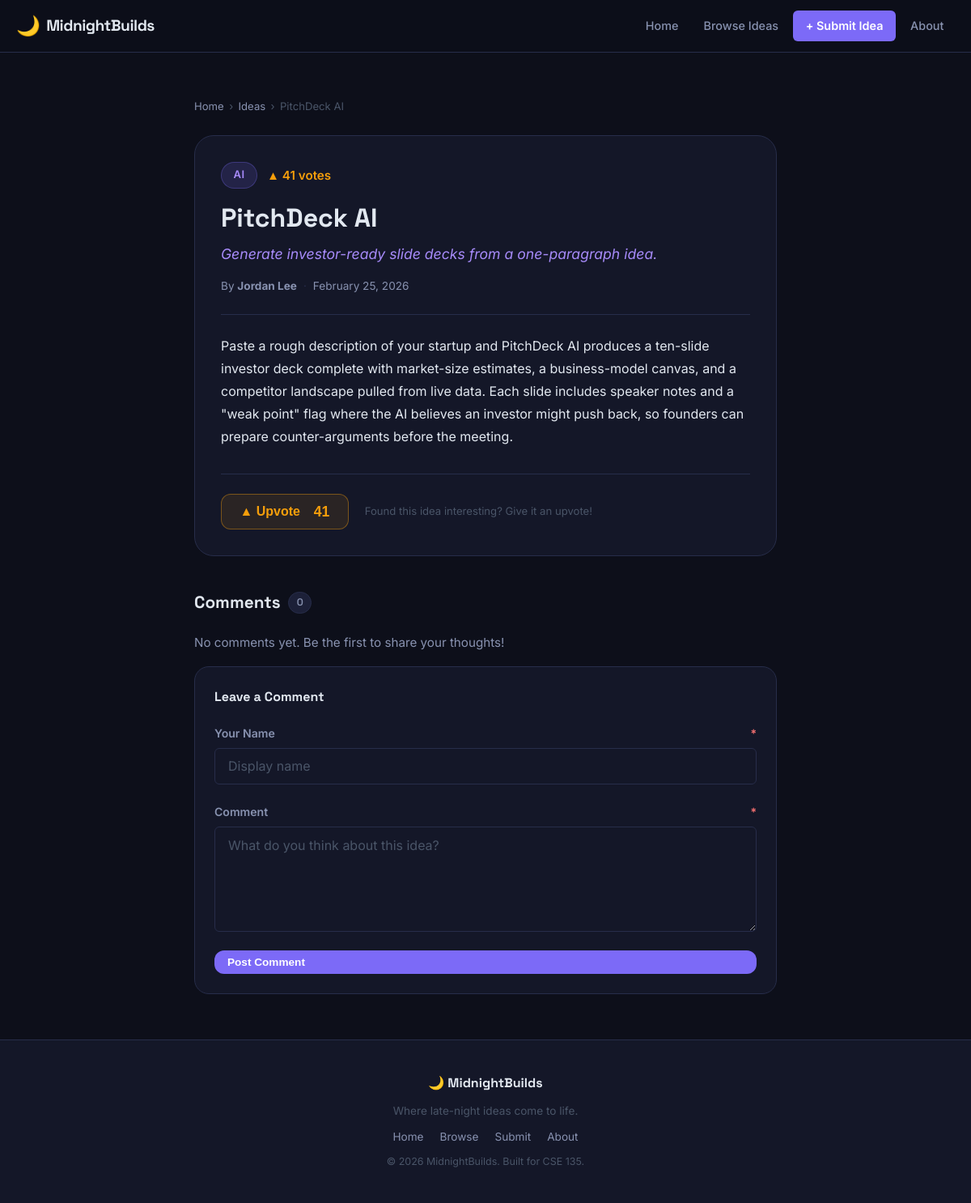
/idea.php?id=4, run on the app's committed database.
### tables this page shows
CREATE TABLE IF NOT EXISTS ideas (
    id          INT          AUTO_INCREMENT PRIMARY KEY,
    title       VARCHAR(255) NOT NULL,
    pitch       VARCHAR(255) NOT NULL,
    description TEXT         NOT NULL,
    category    VARCHAR(50)  NOT NULL,
    author_name VARCHAR(100) NOT NULL,
    upvotes     INT          DEFAULT 0,
    created_at  TIMESTAMP    DEFAULT CURRENT_TIMESTAMP
);

### idea.php (the view, shortened to what this page needs)
<?php
$pdo = get_db();
$id = filter_input(INPUT_GET, 'id', FILTER_VALIDATE_INT);
$stmt = $pdo->prepare('SELECT * FROM ideas WHERE id = :id');
$stmt->execute([':id' => $id]);
$idea = $stmt->fetch();
$commentErrors = [];
$commentData   = [];
$cStmt = $pdo->prepare(
    'SELECT author, body, created_at FROM comments WHERE idea_id = :id ORDER BY created_at ASC'
);
$cStmt->execute([':id' => $id]);
$comments = $cStmt->fetchAll();
include __DIR__ . '/includes/header.php';
?>
<section class="section">
    <div class="container container--narrow">
        <nav class="breadcrumb" aria-label="Breadcrumb">
            <a href="/midnightbuilds/">Home</a>
            <span>›</span>
            <a href="/midnightbuilds/ideas.php">Ideas</a>
            <span>›</span>
            <span><?= htmlspecialchars($idea['title']) ?></span>
        </nav>
        <article class="idea-detail">
            <header class="idea-detail__header">
                <div class="idea-detail__meta-top">
                    <span class="category-badge category-badge--lg"><?= htmlspecialchars($idea['category']) ?></span>
                    <span class="upvote-display upvote-display--lg">▲ <?= (int) $idea['upvotes'] ?> votes</span>
                </div>
                <h1 class="idea-detail__title"><?= htmlspecialchars($idea['title']) ?></h1>
                <p class="idea-detail__pitch"><?= htmlspecialchars($idea['pitch']) ?></p>
                <div class="idea-detail__by">
                    <span>By <strong><?= htmlspecialchars($idea['author_name']) ?></strong></span>
                    <span class="separator">·</span>
                    <time datetime="<?= htmlspecialchars($idea['created_at']) ?>">
                        <?= date('F j, Y', strtotime($idea['created_at'])) ?>
                    </time>
                </div>
            </header>
            <div class="idea-detail__body">
                <?php
                $paragraphs = array_filter(
                    explode("\n\n", $idea['description']),
                    fn($p) => trim($p) !== ''
                );
                foreach ($paragraphs as $p): ?>
                    <p><?= nl2br(htmlspecialchars(trim($p))) ?></p>
                <?php endforeach; ?>
            </div>
            <div class="upvote-section">
                <form method="POST" action="/midnightbuilds/idea.php?id=<?= $id ?>">
                    <button type="submit" class="btn-upvote" aria-label="Upvote this idea">
                        ▲ Upvote &nbsp;<span class="upvote-count"><?= (int) $idea['upvotes'] ?></span>
                    </button>
                </form>
                <p class="upvote-hint">Found this idea interesting? Give it an upvote!</p>
            </div>
        </article>
        <section class="comments-section" id="comments">
            <h2 class="comments-title">
                Comments
                <span class="comment-count"><?= count($comments) ?></span>
            </h2>
            <?php if (empty($comments)): ?>
                <p class="empty-state">No comments yet. Be the first to share your thoughts!</p>
            <?php endif; ?>
            <div class="comment-form-wrap">
                <h3 class="comment-form-title">Leave a Comment</h3>
                <form class="comment-form" method="POST"
                      action="/midnightbuilds/idea.php?id=<?= $id ?>#comments">
                    <div class="form-group <?= isset($commentErrors['author']) ? 'has-error' : '' ?>">
                        <label for="comment_author" class="form-label">Your Name <span class="required">*</span></label>
                        <input
                            type="text"
                            id="comment_author"
                            name="comment_author"
                            class="form-input"
                            maxlength="100"
                            value="<?= htmlspecialchars($commentData['author'] ?? '') ?>"
                            placeholder="Display name"
                            required
                        >
                    </div>
                    <div class="form-group <?= isset($commentErrors['body']) ? 'has-error' : '' ?>">
                        <label for="comment_body" class="form-label">Comment <span class="required">*</span></label>
                        <textarea
                            id="comment_body"
                            name="comment_body"
                            class="form-textarea"
                            rows="4"
                            maxlength="1000"
                            placeholder="What do you think about this idea?"
                            required
                        ><?= htmlspecialchars($commentData['body'] ?? '') ?></textarea>
                    </div>
                    <button type="submit" class="btn btn-primary btn-sm">Post Comment</button>
                </form>
            </div>
        </section>
    </div>
</section>
<?php include __DIR__ . '/includes/footer.php'; ?>

### data on the page
ideas: title "PitchDeck AI", category "AI", upvotes "41", pitch "Generate investor-ready slide decks from a one-paragraph idea.", author_name "Jordan Lee", created_at "February 25, 2026", description "Paste a rough description of your startup and PitchDeck AI produces a ten-slide investor deck complete with market-size estimates, a business-model canvas, and a competitor landscape pulled from live data. Each slide includes speaker notes and a \"weak point\" flag where the AI believes an investor might push back, so founders can prepare counter-arguments before the meeting."

### other printed values
count($comments) "0"
